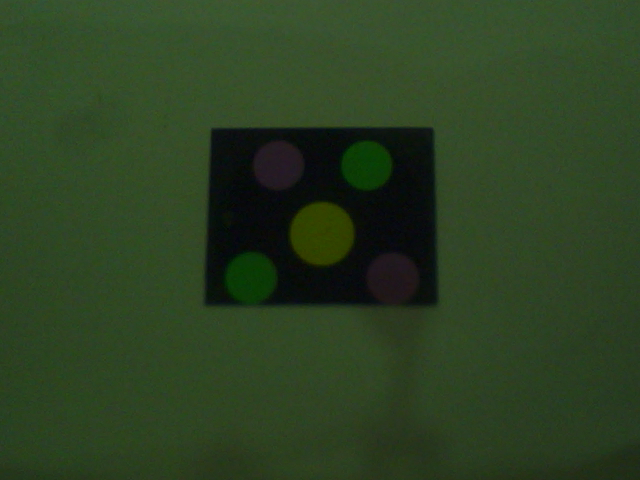
#> input picture images/img0.png, 640 x 480 px
$ python -i software2.py   (imports and definitions only)
#> lines starting #> are read from the running program, lines starting #| are printed output that depends on the picture; after the words box and inside, x2 and y2 are one past the last pixel; in counts of white or black regions, pixels touching at a corner belong together
#> further down, picture is the input picture: shape (480, 640, 3); mean B, G, R 33.7, 64.1, 43.6
'''
===================================================================================================
  Author        : Emanuel Sánchez
  Company       : Universidad Simón Bolívar
  Email         : emanuelsab@gmail.com

  Description   :
  Prgoram to detec circles and then verify they colors

===================================================================================================
'''

import argparse
import cv2
import numpy as np
import imutils
#from sklearn.cluster import KMeans
#import kmeans
from sys import exit

# list of colors to detect:
# [lower limit], [upper limit]
# [R,G,B]
# boundaries = [
# 	([0, 10, 80], [70, 70, 255]),        # blue
#     #([17, 15, 100], [50, 56, 200]),        # blue
# 	([70, 20, 10], [255, 70, 40]),          # orange
# 	([10, 60, 20], [70, 100, 70])          # green
# ]

boundaries = [
	([80, 10, 0], [255, 70, 70]),        # blue
    #([17, 15, 100], [50, 56, 200]),        # blue
	([10, 20, 70], [40, 70, 255]),          # orange
	([20, 60, 10], [70, 100, 70])          # green
]

def clustering_algorithm():
    pass

def imgAcondition(img):
    imgGray = cv2.cvtColor(img, cv2.COLOR_BGR2GRAY)		# conversión a escala de grises para procesar la imagen
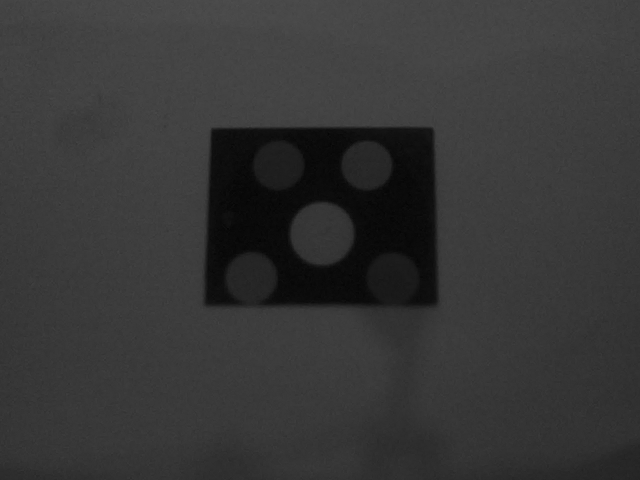
#> imgGray: shape (480, 640); min 4, max 79, mean 54.5
    imgGray = cv2.GaussianBlur(imgGray,(5,5),0);		# aplico un filtro gaussiano para eliminar ruido y reducir las texturas
    imgGray = cv2.adaptiveThreshold(imgGray,255,cv2.ADAPTIVE_THRESH_GAUSSIAN_C, cv2.THRESH_BINARY_INV,5,3.5)
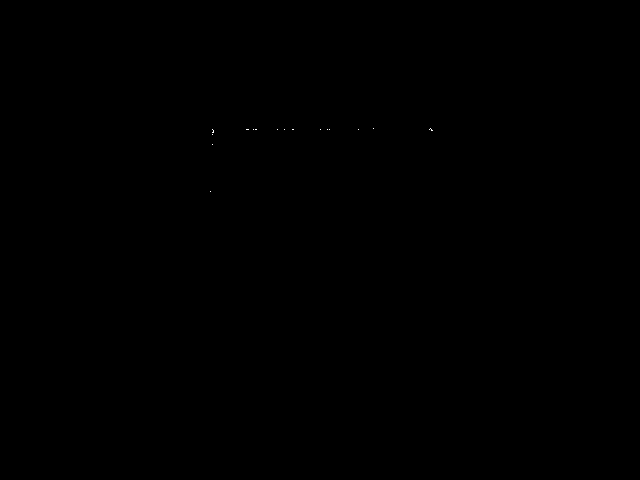
#> imgGray: shape (480, 640); 0.01% white in thin lines or dots, all inside (x1, y1, x2, y2) = (210, 128, 433, 192)
    return imgGray

# [59 lines left out: functions circlesDetector, grayTreeChanelCreator, colorDetector, main, not called in this run]

# [18 lines not run here, left out]

>>> import cv2
>>> picture = cv2.imread('../images/img0.png')
>>> result = imgAcondition(picture)

$ run again, on images/img1.png
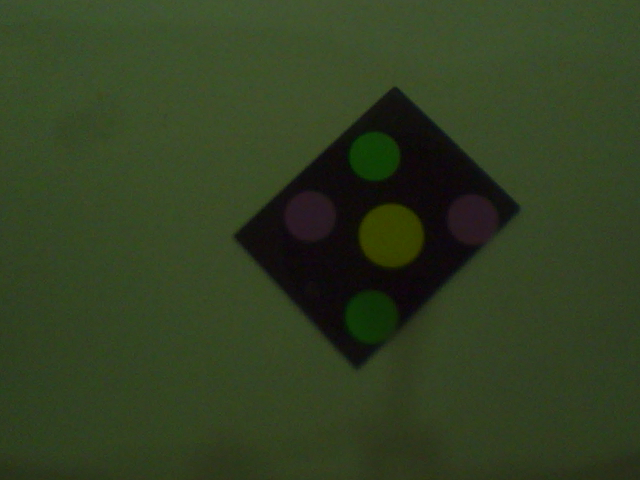
#> input picture images/img1.png, 640 x 480 px
#> picture is the input picture: shape (480, 640, 3); mean B, G, R 33.3, 62.6, 49.1
#> in imgAcondition, `imgGray = cv2.cvtColor(img, cv2.COLOR_BGR2GRAY)`:
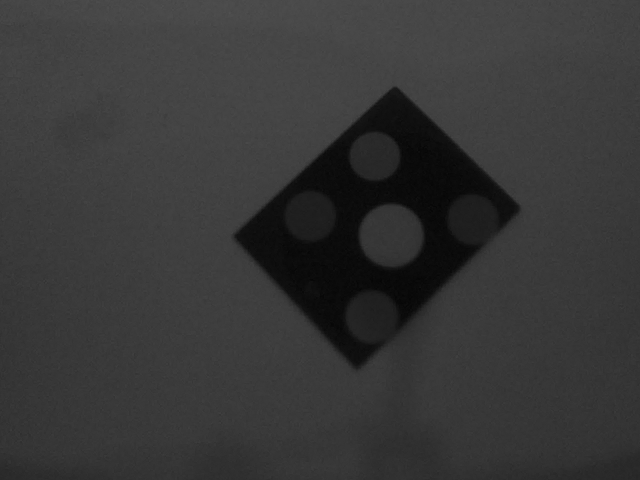
#> imgGray: shape (480, 640); min 4, max 81, mean 55.2

$ run again, on images/img2.png
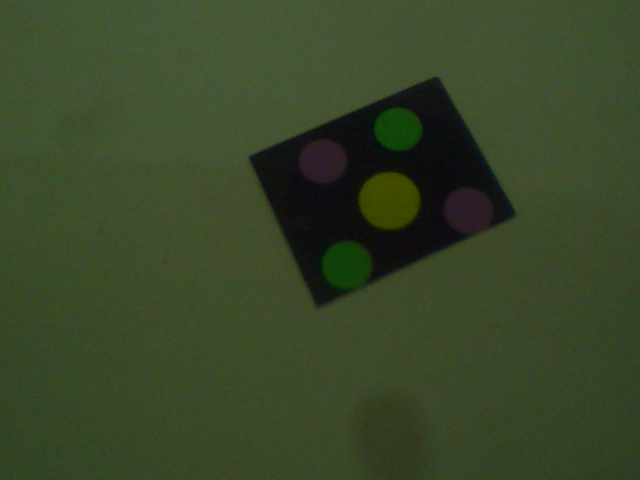
#> input picture images/img2.png, 640 x 480 px
#> picture is the input picture: shape (480, 640, 3); mean B, G, R 40.2, 70.1, 56.2
#> in imgAcondition, `imgGray = cv2.cvtColor(img, cv2.COLOR_BGR2GRAY)`:
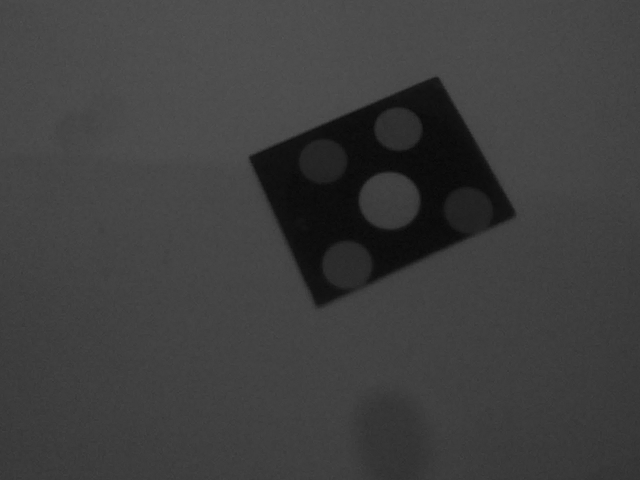
#> imgGray: shape (480, 640); min 7, max 85, mean 62.6

$ run again, on images/img3.png
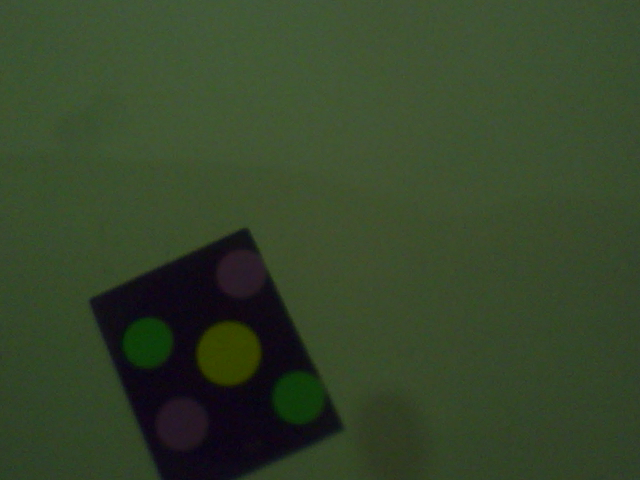
#> input picture images/img3.png, 640 x 480 px
#> picture is the input picture: shape (480, 640, 3); mean B, G, R 41.7, 68.7, 53
#> in imgAcondition, `imgGray = cv2.cvtColor(img, cv2.COLOR_BGR2GRAY)`:
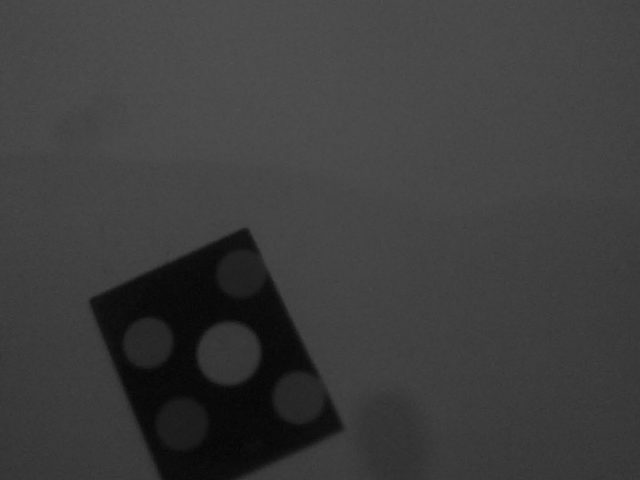
#> imgGray: shape (480, 640); min 3, max 82, mean 61
